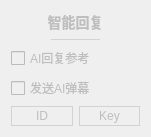
           <widget class="QWidget" name="danmakuAISettingsCard" native="true">
            <property name="enabled">
             <bool>false</bool>
            </property>
            <property name="geometry">
             <rect>
              <x>370</x>
              <y>10</y>
              <width>151</width>
              <height>131</height>
             </rect>
            </property>
            <property name="styleSheet">
             <string notr="true">#danmakuAISettingsCard
{
	background: #f7f7ff;
	border: none;
	border-radius: 5px;
}</string>
            </property>
            <layout class="QVBoxLayout" name="verticalLayout_20">
             <item>
              <widget class="QLabel" name="label_16">
               <property name="sizePolicy">
                <sizepolicy hsizetype="Preferred" vsizetype="Fixed">
                 <horstretch>0</horstretch>
                 <verstretch>0</verstretch>
                </sizepolicy>
               </property>
               <property name="styleSheet">
                <string notr="true">font-size: 14px;
font-weight: 500;</string>
               </property>
               <property name="text">
                <string>智能回复</string>
               </property>
               <property name="alignment">
                <set>Qt::AlignCenter</set>
               </property>
              </widget>
             </item>
             <item>
              <widget class="QWidget" name="widget_12" native="true">
               <property name="minimumSize">
                <size>
                 <width>0</width>
                 <height>1</height>
                </size>
               </property>
               <property name="maximumSize">
                <size>
                 <width>16777215</width>
                 <height>1</height>
                </size>
               </property>
               <property name="styleSheet">
                <string notr="true">background: lightgray;
margin: 40px;</string>
               </property>
              </widget>
             </item>
             <item>
              <widget class="QCheckBox" name="AIReplyCheck">
               <property name="enabled">
                <bool>false</bool>
               </property>
               <property name="cursor">
                <cursorShape>PointingHandCursor</cursorShape>
               </property>
               <property name="toolTip">
                <string>&lt;html&gt;&lt;head/&gt;&lt;body&gt;&lt;p&gt;调用图灵机器人来进行AI回复&lt;/p&gt;&lt;p&gt;可作为对弹幕评论的参考内容&lt;/p&gt;&lt;/body&gt;&lt;/html&gt;</string>
               </property>
               <property name="text">
                <string>AI回复参考</string>
               </property>
              </widget>
             </item>
             <item>
              <widget class="QCheckBox" name="AIReplyMsgCheck">
               <property name="enabled">
                <bool>false</bool>
               </property>
               <property name="cursor">
                <cursorShape>PointingHandCursor</cursorShape>
               </property>
               <property name="toolTip">
                <string>&lt;html&gt;&lt;head/&gt;&lt;body&gt;&lt;p&gt;需要显示实时弹幕&lt;/p&gt;&lt;p&gt;开启后，发送AI回复的弹幕&lt;/p&gt;&lt;p&gt;否则只是本地显示&lt;/p&gt;&lt;/body&gt;&lt;/html&gt;</string>
               </property>
               <property name="text">
                <string>发送AI弹幕</string>
               </property>
               <property name="tristate">
                <bool>true</bool>
               </property>
              </widget>
             </item>
             <item>
              <layout class="QHBoxLayout" name="horizontalLayout">
               <item>
                <widget class="QPushButton" name="AIReplyIdButton">
                 <property name="styleSheet">
                  <string notr="true">QPushButton
{
	background: transparent;
	border: 1px solid lightgray;
	padding: 2px 8px 2px 8px;
}

QPushButton:hover
{
	background: #eeeeee;
}

QPushButton:pressed
{
	background: #cccccc;
}

</string>
                 </property>
                 <property name="text">
                  <string>ID</string>
                 </property>
                 <property name="flat">
                  <bool>true</bool>
                 </property>
                </widget>
               </item>
               <item>
                <widget class="QPushButton" name="AIReplyKeyButton">
                 <property name="styleSheet">
                  <string notr="true">QPushButton
{
	background: transparent;
	border: 1px solid lightgray;
	padding: 2px 8px 2px 8px;
}

QPushButton:hover
{
	background: #eeeeee;
}

QPushButton:pressed
{
	background: #cccccc;
}

</string>
                 </property>
                 <property name="text">
                  <string>Key</string>
                 </property>
                 <property name="flat">
                  <bool>true</bool>
                 </property>
                </widget>
               </item>
              </layout>
             </item>
            </layout>
           </widget>
